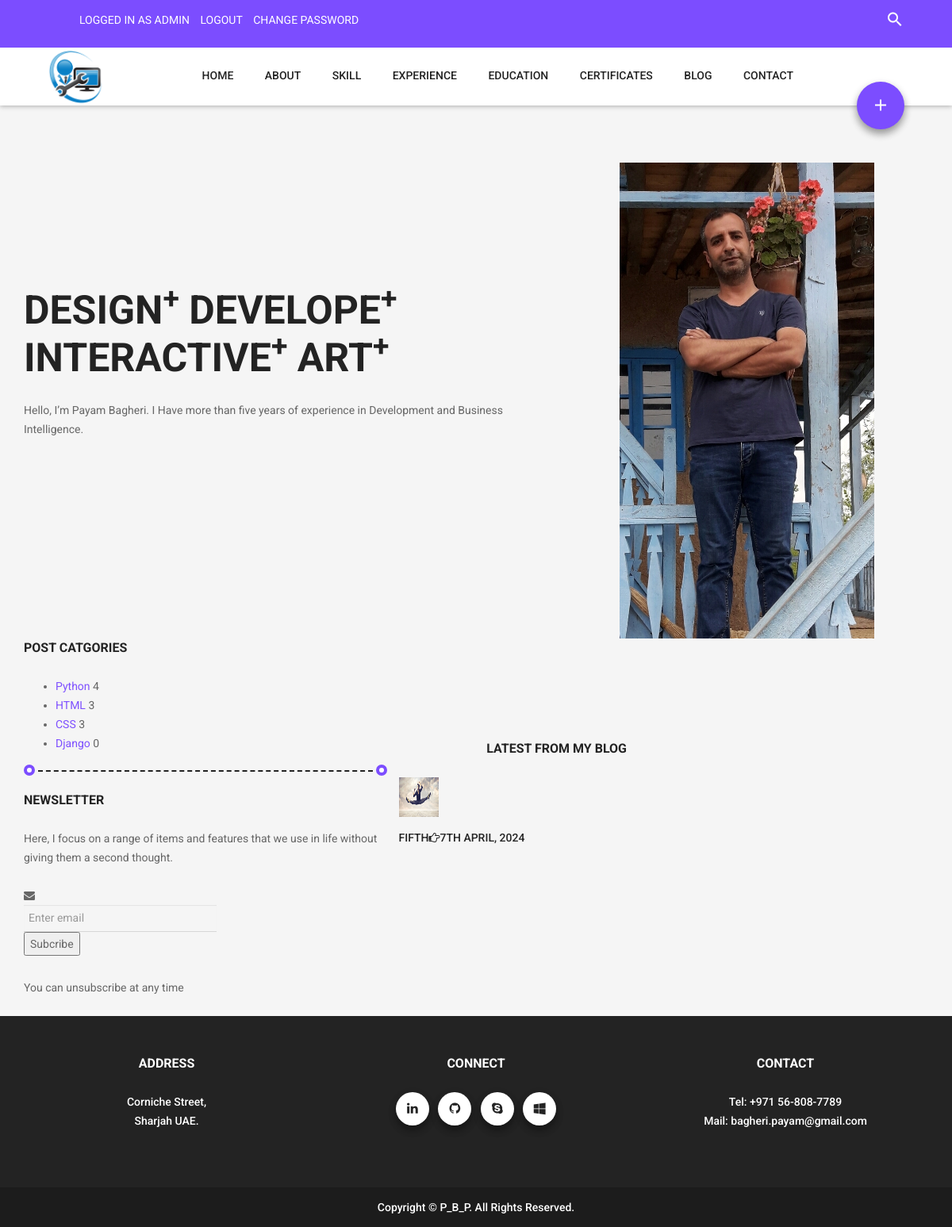
The app's page / (signed in) with its own data.
### blog/models.py (models this page shows, shortened)
class Category(models.Model):
    name = models.CharField(max_length=255)
    def __str__(self):
        return self.name

class Post(models.Model):
    image = models.ImageField(upload_to = 'blog/', default='blog/default.jpg')
    image_home = models.ImageField(upload_to = 'blog/', default='blog/default.jpg')
    author = models.ForeignKey(User, on_delete=models.SET_NULL, null=True)
    title = models.CharField(max_length=255)
    content = models.TextField()
    tags =TaggableManager()
    category =models.ManyToManyField(Category)
    counted_view = models.IntegerField(default=0)
    status = models.BooleanField(default=False)
    login_require = models.BooleanField(default=False)
    created_date = models.DateTimeField(auto_now_add=True)
    updated_date = models.DateTimeField(auto_now=True)
    published_date = models.DateTimeField(null=True)
    class Meta:
        ordering = ['-published_date']

### website/views.py (the view)
# urls.py: path('', index_view, name='index'),
def index_view(request):
    return render(request, 'website/index.html')

### blog/templatetags/blog_tags.py (called while the page is built)
@register.inclusion_tag('blog/blog-latest.html')
def latestposts(arg=1):
    posts = Post.objects.exclude(published_date__gt=timezone.now()).exclude (status= 0)[:arg]
    return {'posts': posts}

@register.inclusion_tag('blog/blog-post-categories.html')
def categories():
    posts = Post.objects.exclude(published_date__gt=timezone.now()).exclude (status= 0)
    categories=Category.objects.all()
    cat_dict={}
    for name in categories:
        cat_dict[name]=posts.filter(category=name).count()
    return {'categories': cat_dict}

### templates/website/index.html
{% extends 'base.html' %}
{% load static %}
{% load blog_tags %}
{% block content %}
		<div class="sections">
			<div class="sections-wrapper clearfix">
				<section id="section1" class="no-padding-bottom active">
					<div class="container">
						<div class="row">
							<div class="col-sm-7 vertical-center padding-fix">
								<h1>Design<sup>+</sup> Develope<sup>+</sup> Interactive<sup>+</sup> Art<sup>+</sup></h1>
								<p>Hello, I’m Payam Bagheri. I Have more than five years of experience in Development and Business Intelligence.</p>
							</div>
							<div class="col-sm-5 vertical-center">
								<img src="{% static 'images/man.png' %}"  alt="man" class="img-responsive section-img">
							</div>
						</div>
							<div class="row">
								<div class="col-sm-5 vertical-center">
									{% categories %}
									{% include 'blog/blog-newsletter.html' %}
								</div>
								<div class="col-sm-7 vertical-center padding-fix">
									{% latestposts %}
								</div>
							</div>
					</div>
				</section>
			</div>
		</div>
		{% endblock %}

### templates/base.html (shortened to what this page needs)
{% load static %}
{% load blog_tags %}
<!DOCTYPE html>
<html lang="en">
	<head>
		<link href="{% static 'css/bootstrap.min.css' %}" rel="stylesheet">
		<link href="{% static 'fonts/material-design-iconic-font/css/material-design-iconic-font.min.css' %}" rel="stylesheet">
		<link href="http://maxcdn.bootstrapcdn.com/font-awesome/4.3.0/css/font-awesome.min.css" rel="stylesheet">
		<link href="{% static 'fonts/ionicons/css/ionicons.min.css' %}" rel="stylesheet">
		<link href="{% static 'css/owl.carousel.css' %}" rel="stylesheet">
		<link href="{% static 'css/owl.theme.default.css' %}" rel="stylesheet">
		<link href="{% static 'css/style.css' %}" rel="stylesheet">
	</head>
	<body>
		<header class="header">
			<div class="top clearfix">
					<div class="row align-items-center">
					  <div class="col-lg-6 col-sm-6 col-6 header-top-left">
						<ul>
						  {% if request.user.is_authenticated %}
						  <li style="display: inline-block; margin-right: 10px;">
							<a href="#" >Logged in as {{ request.user.username }}</a>
						  </li>
						  <li style="display: inline-block; margin-right: 10px;">
							<a href="{% url 'accounts:logout' %}" >Logout</a>
						  </li>
						  <li style="display: inline-block; margin-right: 10px;">
							<a href="{% url 'accounts:change-password' %}" >Change password</a>
						  </li>
						  {% endif %}
						</ul>
					  </div>
					  <div class="col-lg-6 col-sm-6 col-6 header-top-right">
						<div class="right-icons">
							<a href="" class="open-search header-open-search"><i class="md md-search"></i></a>
						</div>
					  </div>
					</div>
			</div>
			<div class="bottom clearfix">
				<div class="title"><img class="mb-4" src="{% static 'images/logo1.png' %}" alt="" width="72" height="72"></div>
				<div class="header-action-button-wrapper">
					<a href="" class="header-action-button action-button"><i class="md md-add"></i></a>
				</div>
				<nav class="main-nav">
					<ul class="list-unstyled">
						<li><a href="{% url 'website:index' %}">Home</a></li>
						<li><a href="{% url 'website:about' %}">About</a></li>
						<li><a href="{% url 'website:skills' %}">Skill</a></li>
						<li><a href="{% url 'website:experience' %}">Experience</a></li>
						<li><a href="{% url 'website:education' %}">Education</a></li>
						<li><a href="{% url 'website:certificates' %}">Certificates</a></li>
						<li><a href="{% url 'blog:index' %}">Blog</a></li>
						<li><a href="{% url 'website:contact' %}">Contact</a></li>
					</ul>
				</nav>
			</div>
		</header>
		{% block content %}
		{% endblock %}
		<footer class="footer">
			<div class="top">
				<div class="container">
					<div class="row">
						<div class="col-sm-4">
							<h4>Address</h4>
							<p>Corniche Street,<br />Sharjah UAE.</p>
						</div>
						<div class="col-sm-4">
							<h4>Connect</h4>
							<div class="social-icons">
								<a href="https://www.linkedin.com/in/bagheripayam/" class="social-icon" target="_blank"><i class="fa fa-linkedin"></i></a>
								<a href="https://github.com/payam1979" class="social-icon" target="_blank"><i class="fa fa-github"></i></a>
								<a href="https://join.skype.com/invite/syuU6iA12Phq" class="social-icon" target="_blank"><i class="fa fa-skype"></i></a>
								<a href="https://learn.microsoft.com/en-us/users/payambagheri-1444/" class="social-icon" target="_blank"><i class="fa fa-windows"></i></a>
							</div>
						</div>
						<div class="col-sm-4">
							<h4>Contact</h4>
							<p>Tel: +971 56-808-7789<br />Mail: bagheri.payam@gmail.com</p>
						</div>
					</div>
				</div>
			</div>
			<div class="bottom">Copyright &copy; P_B_P. All Rights Reserved.</div>
		</footer>
	</body>
</html>

### templates/blog/blog-latest.html
{% load static %}
{% load blog_tags %}
    <div class="row d-flex justify-content-center">
      <div class="menu-content pb-60 col-lg-7">
        <div class="title text-center">
          <h4 class="mb-10">Latest from My Blog</h4>
        </div>
      </div>
    </div>
    <div class="row">
      <div class="active-recent-blog-carusel">
        {% for post in posts %}
          <div class="single-recent-blog-post item">
            <div class="thumb">
              <img class="img-fluid" src="{{ post.image.url }}" style = "height: 50px; width: 50px;" alt="" />
            </div>
            <div class="details">
              <a href="{% url 'blog:single' pid=post.id %}"><h6>{{ post.title }}<span class="fa fa-hand-o-right"></span>{{ post.published_date|date:'jS F, Y' }}</h6></a>
            </div>
          </div>
        {% endfor %}
      </div>
    </div>

### templates/blog/blog-post-categories.html
{% load static %}
{% load blog_tags %}
<div class="single-sidebar-widget post-category-widget">
  <h4 class="category-title">Post Catgories</h4>
  <ul class="cat-list">
    {% for name, count in categories.items %}
      <li>
        <div class="d-flex justify-content-between">
        <a href="{% url 'blog:category' cat_name=name %}" class="d-flex justify-content-between">
          <span>{{ name }}</span></a>
          <span>{{ count }}</span>
        </div>
      </li>
    {% endfor %}
  </ul>
  <div class="signature"></div>
</div>

### statics/css/style.css (style rules this page uses)
html, body { overflow-x: hidden; }
body { background: #f5f5f5; font-size: 14px; line-height: 24px; color: #666; font-family: 'Roboto', sans-serif; font-weight: 400; }
p { margin-bottom: 24px; }
a { -webkit-transition: .25s; -moz-transition: .25s; -o-transition: .25s; -ms-transition: .25s; transition: .25s; outline: none !important; color: #7e50ff; }
.list-unstyled li { margin-bottom: 12px; }
h1, h2, h3, h4, h5, h6 { text-transform: uppercase; font-weight: 700; color: #232323; }
h1 { font-size: 50px; line-height: 60px; margin-top: 0; margin-bottom: 24px; }
h4 { font-size: 16px; line-height: 24px; margin-top: 0; margin-bottom: 24px; }
h6 { font-size: 14px; line-height: 32px; font-weight: 500; }
.action-button { background: #7c4dff; color: #fff; font-size: 24px; width: 60px; height: 60px; line-height: 60px; border-radius: 100%; display: inline-block; text-align: center; box-shadow: 0 4px 12px rgba(0,0,0,.13), 0 6px 10px rgba(0,0,0,.3); }
.header { box-shadow: 0 1px 6px rgba(0,0,0,.3); text-transform: uppercase; }
.header .top { background: #7c4dff; line-height: 50px; color: #fff; padding: 0 60px; }
.header .top a { color: #fff; }
.header .top .right-icons { float: right; font-size: 24px; }
.header .top .right-icons a { margin-left: 12px; }
.header .bottom { background: #fff; line-height: 70px; padding: 0 60px; color: #232323; font-weight: 500; position: relative; }
.header .bottom a { color: #232323; }
.header .bottom .title { font-size: 28px; font-family: 'Raleway', sans-serif; float: left; }
.main-nav { float: right; }
.main-nav ul { margin-bottom: 0; }
.main-nav ul>li { padding: 0; display: inline-block; margin-left: -4px; margin-bottom: 0; }
.main-nav ul>li a { padding: 0 20px; display: inline-block; line-height: 70px; height: 70px; border-bottom: 5px solid transparent; }
.header-action-button-wrapper { float: right; width: 120px; height: 70px; display: inline-block; }
.header-action-button { position: absolute; bottom: -30px; right: 60px; z-index: 99; }
.header .bottom .action-button { color: #fff; }
.responsive-nav ul>li a { color: #222; font-weight: 400; text-transform: uppercase; text-decoration: none; }
.footer { text-align: center; color: #fff; font-weight: 500; }
.footer .top { background: #232323; padding: 48px 0; }
.footer .bottom { background: #1c1c1c; line-height: 50px; }
.footer h4 { color: #fff; }
.footer .social-icons { margin-bottom: 24px; }
.social-icon { display: inline-block; width: 42px; height: 42px; line-height: 42px; font-size: 16px; color: #232323; background: #fff; border-radius: 100%; box-shadow: 0 4px 12px rgba(0,0,0,.13); margin: 0 4px; text-align: center; }
.footer .social-icon { box-shadow: 0 4px 12px rgba(0,0,0,.13), 0 6px 10px rgba(0,0,0,.3); }
.sections { display: block; height: auto; overflow: hidden; position: static; word-wrap: break-word; }
.sections-wrapper { display: block; width: auto; height: auto; overflow: hidden; -webkit-transition: .5s; -moz-transition: .5s; -o-transition: .5s; -ms-transition: .5s; transition: .5s; }
.sections-wrapper > section { width: 1600px; height: auto; float: left; padding: 72px 12px; }
.sections-wrapper > section.no-padding-bottom { padding-bottom: 0; }
.sections-wrapper > section.no-padding-bottom .padding-fix { padding-bottom: 72px; }
.section-img { max-height: 650px; margin: 0 auto; }
.vertical-center { display: table-cell; vertical-align: middle; float: none; }
.signature { border-bottom: 2px dashed #232323; position: relative; margin: 0 18px; padding-bottom: 12px; margin-bottom: 24px; }
.signature:before { display: block; content: ''; width: 14px; height: 14px; background: #fff; border: 4px solid #7c4dff; border-radius: 100%; position: absolute; left: -18px; bottom: -7px; }
.signature:after { display: block; content: ''; width: 14px; height: 14px; background: #fff; border: 4px solid #7c4dff; border-radius: 100%; position: absolute; right: -18px; bottom: -7px; }

### records on screen
Category: name "Python", count "4"
Category: name "HTML", count "3"
Category: name "CSS", id "3"
Category: name "Django", count "0"
Post: image (picture), title "FIFTH", published_date "7TH APRIL, 2024"

### other values on screen
{{ request.user.username }} "ADMIN"
